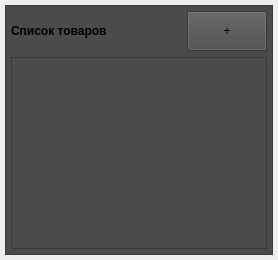
              <widget class="QWidget" name="pageProduct">
               <layout class="QHBoxLayout" name="horizontalLayout_8">
                <property name="leftMargin">
                 <number>5</number>
                </property>
                <property name="topMargin">
                 <number>5</number>
                </property>
                <property name="rightMargin">
                 <number>5</number>
                </property>
                <property name="bottomMargin">
                 <number>5</number>
                </property>
                <item>
                 <widget class="QFrame" name="frame_5">
                  <property name="styleSheet">
                   <string notr="true">background-color: rgb(75, 75, 75);</string>
                  </property>
                  <property name="frameShape">
                   <enum>QFrame::StyledPanel</enum>
                  </property>
                  <property name="frameShadow">
                   <enum>QFrame::Raised</enum>
                  </property>
                  <layout class="QHBoxLayout" name="horizontalLayout_9">
                   <property name="spacing">
                    <number>6</number>
                   </property>
                   <property name="leftMargin">
                    <number>5</number>
                   </property>
                   <property name="topMargin">
                    <number>5</number>
                   </property>
                   <property name="rightMargin">
                    <number>5</number>
                   </property>
                   <property name="bottomMargin">
                    <number>5</number>
                   </property>
                   <item>
                    <layout class="QGridLayout" name="gridLayout">
                     <property name="spacing">
                      <number>0</number>
                     </property>
                     <item row="0" column="0">
                      <layout class="QHBoxLayout" name="horizontalLayout_11">
                       <property name="spacing">
                        <number>6</number>
                       </property>
                       <property name="leftMargin">
                        <number>0</number>
                       </property>
                       <property name="topMargin">
                        <number>0</number>
                       </property>
                       <property name="rightMargin">
                        <number>0</number>
                       </property>
                       <property name="bottomMargin">
                        <number>6</number>
                       </property>
                       <item>
                        <widget class="QLabel" name="label_3">
                         <property name="styleSheet">
                          <string notr="true">font: 75 11pt &quot;Montserrat&quot;;
font: bold;</string>
                         </property>
                         <property name="text">
                          <string>Список товаров</string>
                         </property>
                        </widget>
                       </item>
                       <item>
                        <spacer name="horizontalSpacer_6">
                         <property name="orientation">
                          <enum>Qt::Horizontal</enum>
                         </property>
                         <property name="sizeHint" stdset="0">
                          <size>
                           <width>40</width>
                           <height>20</height>
                          </size>
                         </property>
                        </spacer>
                       </item>
                       <item>
                        <widget class="QPushButton" name="addProductList">
                         <property name="minimumSize">
                          <size>
                           <width>40</width>
                           <height>40</height>
                          </size>
                         </property>
                         <property name="styleSheet">
                          <string notr="true"/>
                         </property>
                         <property name="text">
                          <string>+</string>
                         </property>
                        </widget>
                       </item>
                      </layout>
                     </item>
                     <item row="1" column="0">
                      <widget class="QTableView" name="tableProduct"/>
                     </item>
                    </layout>
                   </item>
                  </layout>
                 </widget>
                </item>
               </layout>
              </widget>
